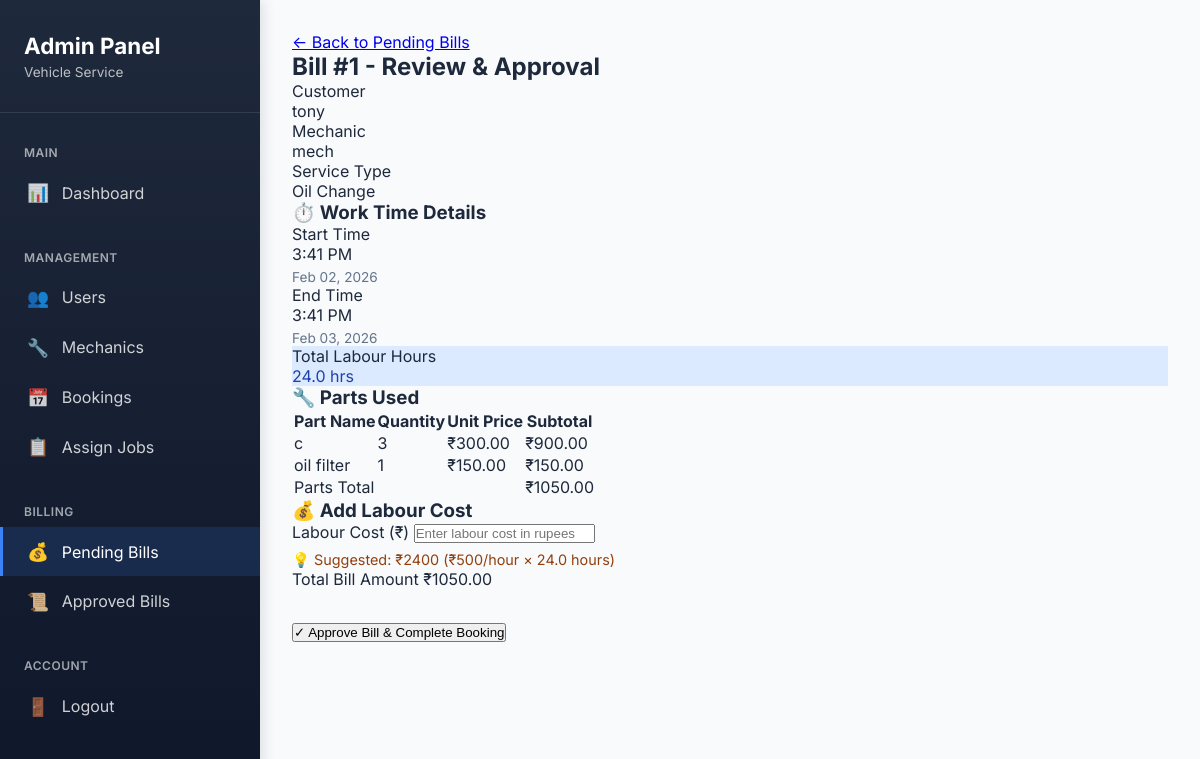
/adminpanel/bills/review/1/ (signed in), run on the app's committed database.
### billing/models.py (models this page shows, shortened)
class Bill(models.Model):
    jobcard = models.OneToOneField('mech.JobCard', on_delete=models.CASCADE)
    labour_cost = models.DecimalField(max_digits=10, decimal_places=2, default=0)
    parts_total = models.DecimalField(max_digits=10, decimal_places=2, default=0)
    total_amount = models.DecimalField(max_digits=10, decimal_places=2, default=0)
    is_submitted_by_mechanic = models.BooleanField(default=False)
    is_approved_by_admin = models.BooleanField(default=False)
    submitted_at = models.DateTimeField(null=True, blank=True)
    approved_at = models.DateTimeField(null=True, blank=True)
    is_paid = models.BooleanField(default=False)
    paid_at = models.DateTimeField(null=True, blank=True)
    payment_method = models.CharField(max_length=50, null=True, blank=True)
    created_at = models.DateTimeField(auto_now_add=True)

class BillItem(models.Model):
    bill = models.ForeignKey(Bill, on_delete=models.CASCADE, related_name='items')
    jobcard = models.ForeignKey(JobCard, on_delete=models.CASCADE, null=True, blank=True)
    part_name = models.CharField(max_length=100)
    quantity = models.IntegerField(default=1)
    unit_price = models.DecimalField(max_digits=10, decimal_places=2)
    subtotal = models.DecimalField(max_digits=10, decimal_places=2, default=0)

### mech/models.py (models this page shows, shortened)
class JobCard(models.Model):
    booking = models.ForeignKey('booking.Booking', on_delete=models.CASCADE)
    mechanic = models.ForeignKey(User, on_delete=models.CASCADE)
    work_start_time = models.DateTimeField(null=True, blank=True)
    work_end_time = models.DateTimeField(null=True, blank=True)
    remarks = models.TextField(blank=True)
    created_at = models.DateTimeField(auto_now_add=True)
    def get_labour_hours(self):
        if self.work_start_time and self.work_end_time:
            delta = self.work_end_time - self.work_start_time
            return round(delta.total_seconds() / 3600, 2)
        return 0

### booking/models.py (models this page shows, shortened)
class Booking(models.Model):
    SERVICE_CHOICE = [
        ('general', 'General Service'),
        ('oil', 'Oil Change'),
        ('engine', 'Engine Work'),
        ('brake', 'Brake Service'),
        ('other', 'Other'),
    ]
    STATUS_CHOICE = [
        ('pending', 'Pending'),
        ('approved', 'Approved'),
        ('in_progress', 'In Progress'),
        ('completed', 'Completed'),
        ('cancelled', 'Cancelled'),
    ]
    customer = models.ForeignKey(
        Customer,
        on_delete=models.CASCADE
    )
    service_type = models.CharField(
        max_length=20,
        choices=SERVICE_CHOICE
    )
    problem_description = models.TextField(
        blank=True,
        help_text="Customer can describe their problem here"
    )
    preferred_date = models.DateField()
    preferred_time = models.TimeField()
    status = models.CharField(
        max_length=20,
        choices=STATUS_CHOICE,
        default='pending'
    )
    created_at = models.DateTimeField(auto_now_add=True)

### customers/models.py (models this page shows, shortened)
class Customer(models.Model):
    user = models.OneToOneField(
        User,
        on_delete=models.CASCADE,
        related_name='customer_profile'
    )
    phone = models.CharField(max_length=15)

### adminpanel/views.py (the view, shortened to what this page needs)
# urls.py: path('bills/review/<int:bill_id>/', views.review_bill, name='review_bill'),
@login_required
@user_passes_test(is_admin)
def review_bill(request, bill_id):
    bill = get_object_or_404(
        Bill.objects.select_related('jobcard__booking__customer__user', 'jobcard__mechanic'),
        id=bill_id
    )
    bill_items = bill.items.all()
    parts_total = sum(item.subtotal for item in bill_items)
    labour_hours = bill.jobcard.get_labour_hours()
    context = {
        'bill': bill,
        'bill_items': bill_items,
        'parts_total': parts_total,
        'labour_hours': labour_hours,
    }
    return render(request, 'adminpanel/review_bill.html', context)

### adminpanel/views.py (called while the page is built)
def is_admin(user):
    return user.is_staff or user.is_superuser

### adminpanel/templates/adminpanel/review_bill.html (shortened to what this page needs)
{% extends 'adminpanel/base_admin.html' %}
{% block content %}
<div class="review-container">
    <a href="{% url 'pending_bills' %}" class="btn-back">← Back to Pending Bills</a>
    <div class="bill-summary">
        <h2>Bill #{{ bill.id }} - Review & Approval</h2>
        <div class="summary-grid">
            <div class="summary-item">
                <div class="summary-label">Customer</div>
                <div class="summary-value">{{ bill.jobcard.booking.customer.user.username }}</div>
            </div>
            <div class="summary-item">
                <div class="summary-label">Mechanic</div>
                <div class="summary-value">{{ bill.jobcard.mechanic.username }}</div>
            </div>
            <div class="summary-item">
                <div class="summary-label">Service Type</div>
                <div class="summary-value">{{ bill.jobcard.booking.get_service_type_display }}</div>
            </div>
        </div>
    </div>
    <div class="section-card">
        <h3 class="section-title">⏱️ Work Time Details</h3>
        <div class="time-info">
            <div class="time-box">
                <div class="time-label">Start Time</div>
                <div class="time-value">{{ bill.jobcard.work_start_time|date:"g:i A" }}</div>
                <div style="color: #64748b; font-size: 0.85rem; margin-top: 0.3rem;">
                    {{ bill.jobcard.work_start_time|date:"M d, Y" }}
                </div>
            </div>
            <div class="time-box">
                <div class="time-label">End Time</div>
                <div class="time-value">{{ bill.jobcard.work_end_time|date:"g:i A" }}</div>
                <div style="color: #64748b; font-size: 0.85rem; margin-top: 0.3rem;">
                    {{ bill.jobcard.work_end_time|date:"M d, Y" }}
                </div>
            </div>
            <div class="time-box" style="background: #dbeafe;">
                <div class="time-label">Total Labour Hours</div>
                <div class="time-value" style="color: #1e40af;">{{ labour_hours }} hrs</div>
            </div>
        </div>
    </div>
    <div class="section-card">
        <h3 class="section-title">🔧 Parts Used</h3>
        <table class="parts-table">
            <thead>
                <tr>
                    <th>Part Name</th>
                    <th>Quantity</th>
                    <th>Unit Price</th>
                    <th>Subtotal</th>
                </tr>
            </thead>
            <tbody>
                {% for item in bill_items %}
                <tr>
                    <td>{{ item.part_name }}</td>
                    <td>{{ item.quantity }}</td>
                    <td>₹{{ item.unit_price }}</td>
                    <td>₹{{ item.subtotal }}</td>
                </tr>
                {% empty %}
                <tr>
                    <td colspan="4" style="text-align: center; color: #64748b; padding: 2rem;">
                        No parts used for this job
                    </td>
                </tr>
                {% endfor %}
            </tbody>
            <tfoot>
                <tr>
                    <td colspan="3">Parts Total</td>
                    <td>₹{{ parts_total }}</td>
                </tr>
            </tfoot>
        </table>
    </div>
    <div class="section-card">
        <h3 class="section-title">💰 Add Labour Cost</h3>
        <form method="post">
            <div class="labour-form">
                <div class="form-group">
                    <label class="form-label">Labour Cost (₹)</label>
                    <input type="number" name="labour_cost" class="form-input" placeholder="Enter labour cost in rupees"
                        step="0.01" required id="labour-cost-input" oninput="calculateTotal()">
                    <div style="margin-top: 0.5rem; color: #92400e; font-size: 0.9rem;">
                        💡 Suggested: ₹{{ labour_hours|floatformat:0 }}00 (₹500/hour × {{ labour_hours }} hours)
                    </div>
                </div>
                <div class="total-display" id="total-display">
                    <span>Total Bill Amount</span>
                    <span id="total-amount">₹{{ parts_total }}</span>
                </div>
            </div>
            <div style="margin-top: 2rem;">
                <button type="submit" class="btn-approve">✓ Approve Bill & Complete Booking</button>
            </div>
        </form>
    </div>
</div>
{% endblock %}

### adminpanel/templates/adminpanel/base_admin.html (style rules this page uses)
* { margin: 0; padding: 0; box-sizing: border-box; }
body { font-family: 'Inter', system-ui, -apple-system, sans-serif; background: #f8fafc; color: #1e293b; display: flex; min-height: 100vh; }

### data on the page
Bill: id "1", jobcard.booking.customer.user.username "tony", jobcard.mechanic.username "mech", jobcard.booking.service_type "Oil Change", jobcard.work_start_time "3:41 PM", jobcard.work_start_time "Feb 02, 2026", jobcard.work_end_time "3:41 PM", jobcard.work_end_time "Feb 03, 2026"
BillItem: part_name "c", quantity "3", unit_price "300.00", subtotal "900.00"
BillItem: part_name "oil filter", quantity "1", unit_price "150.00", subtotal "150.00"

### other printed values
{{ labour_hours }} "24.0"
{{ parts_total }} "1050.00"
{{ labour_hours|floatformat:0 }} "24"
